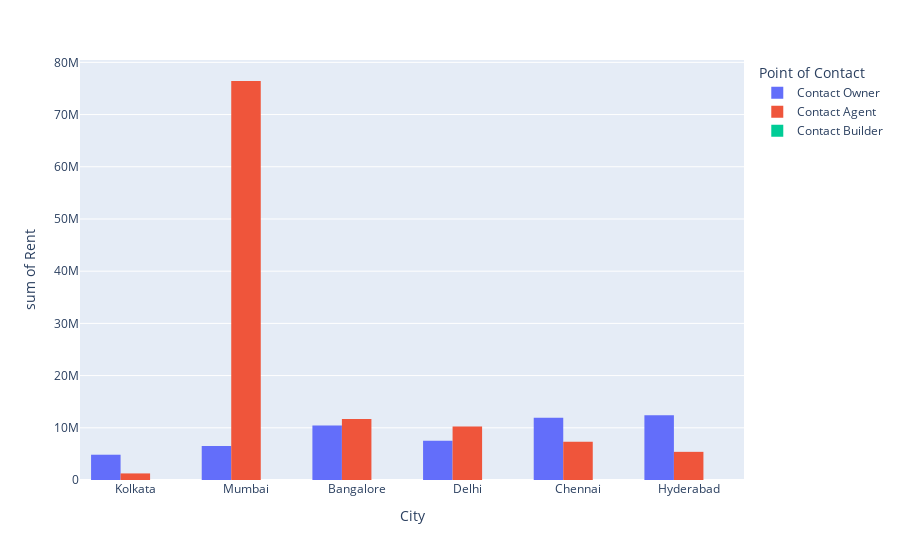

The cell this chart's notebook holds for it:
### Code cell
px.histogram(data_frame=rent_df, x ='City', y = 'Rent', color= 'Point of Contact', barmode= 'group')

### Figure 1 — Plotly figure (JSON) as saved in the notebook; plotly's stock layout.template omitted (floating-point values rounded to 4 significant figures; data arrays with more than 128 entries replaced by an {"elided": "..."} marker saying what was removed)
{"data": [{"alignmentgroup": "True", "bingroup": "x", "histfunc": "sum", "hovertemplate": "Point of Contact=Contact Owner<br>City=%{x}<br>sum of Rent=%{y}<extra></extra>", "legendgroup": "Contact Owner", "marker": {"color": "#636efa", "pattern": {"shape": ""}}, "name": "Contact Owner", "offsetgroup": "Contact Owner", "orientation": "v", "showlegend": true, "type": "histogram", "x": {"elided": "3212 str values"}, "xaxis": "x", "y": {"elided": "3212 int values"}, "yaxis": "y"}, {"alignmentgroup": "True", "bingroup": "x", "histfunc": "sum", "hovertemplate": "Point of Contact=Contact Agent<br>City=%{x}<br>sum of Rent=%{y}<extra></extra>", "legendgroup": "Contact Agent", "marker": {"color": "#EF553B", "pattern": {"shape": ""}}, "name": "Contact Agent", "offsetgroup": "Contact Agent", "orientation": "v", "showlegend": true, "type": "histogram", "x": {"elided": "1529 str values"}, "xaxis": "x", "y": {"elided": "1529 int values"}, "yaxis": "y"}, {"alignmentgroup": "True", "bingroup": "x", "histfunc": "sum", "hovertemplate": "Point of Contact=Contact Builder<br>City=%{x}<br>sum of Rent=%{y}<extra></extra>", "legendgroup": "Contact Builder", "marker": {"color": "#00cc96", "pattern": {"shape": ""}}, "name": "Contact Builder", "offsetgroup": "Contact Builder", "orientation": "v", "showlegend": true, "type": "histogram", "x": ["Hyderabad"], "xaxis": "x", "y": [5500], "yaxis": "y"}], "layout": {"barmode": "group", "legend": {"title": {"text": "Point of Contact"}, "tracegroupgap": 0}, "margin": {"t": 60}, "xaxis": {"anchor": "y", "domain": [0, 1], "title": {"text": "City"}}, "yaxis": {"anchor": "x", "domain": [0, 1], "title": {"text": "sum of Rent"}}}}
